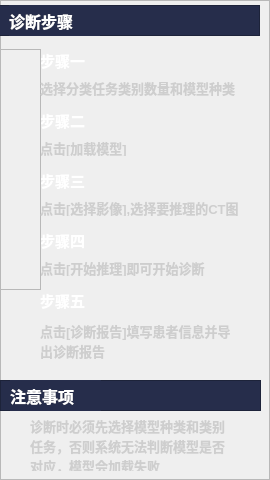
         <widget class="QFrame" name="frame_6">
          <property name="styleSheet">
           <string notr="true">#frame_6{
	border-bottom-right-radius:22px;
	
	/*background-color:rgb(32,33,35);*/
	background-color:rgb(16,18,31);
}</string>
          </property>
          <property name="frameShape">
           <enum>QFrame::StyledPanel</enum>
          </property>
          <property name="frameShadow">
           <enum>QFrame::Raised</enum>
          </property>
          <widget class="QFrame" name="frame_11">
           <property name="geometry">
            <rect>
             <x>-1</x>
             <y>5</y>
             <width>261</width>
             <height>31</height>
            </rect>
           </property>
           <property name="styleSheet">
            <string notr="true">background-color:rgb(38,45,75);</string>
           </property>
           <property name="frameShape">
            <enum>QFrame::StyledPanel</enum>
           </property>
           <property name="frameShadow">
            <enum>QFrame::Raised</enum>
           </property>
           <widget class="QLabel" name="label_3">
            <property name="geometry">
             <rect>
              <x>10</x>
              <y>0</y>
              <width>91</width>
              <height>31</height>
             </rect>
            </property>
            <property name="styleSheet">
             <string notr="true">#label_3{
	font-size:16px;
	font-family:&quot;微软雅黑&quot;;
	font-weight:bold;
	color:white;
}</string>
            </property>
            <property name="text">
             <string>诊断步骤</string>
            </property>
           </widget>
          </widget>
          <widget class="QLabel" name="label_5">
           <property name="geometry">
            <rect>
             <x>40</x>
             <y>50</y>
             <width>51</width>
             <height>21</height>
            </rect>
           </property>
           <property name="styleSheet">
            <string notr="true">QLabel{
	font-size:15px;
	font-family:&quot;微软雅黑&quot;;
	font-weight:bold;
	color:white;
}</string>
           </property>
           <property name="text">
            <string>步骤一</string>
           </property>
          </widget>
          <widget class="QLabel" name="label_6">
           <property name="geometry">
            <rect>
             <x>40</x>
             <y>140</y>
             <width>211</width>
             <height>16</height>
            </rect>
           </property>
           <property name="styleSheet">
            <string notr="true">QLabel{
	font-size:13px;
	font-family:&quot;微软雅黑&quot;;
	font-weight:bold;

	color:rgb(206, 206, 206);
}</string>
           </property>
           <property name="text">
            <string>点击[加载模型]</string>
           </property>
          </widget>
          <widget class="QLabel" name="label_7">
           <property name="geometry">
            <rect>
             <x>40</x>
             <y>110</y>
             <width>51</width>
             <height>21</height>
            </rect>
           </property>
           <property name="styleSheet">
            <string notr="true">QLabel{
	font-size:15px;
	font-family:&quot;微软雅黑&quot;;
	font-weight:bold;
	color:white;
}</string>
           </property>
           <property name="text">
            <string>步骤二</string>
           </property>
          </widget>
          <widget class="QLabel" name="label_13">
           <property name="geometry">
            <rect>
             <x>40</x>
             <y>170</y>
             <width>51</width>
             <height>21</height>
            </rect>
           </property>
           <property name="styleSheet">
            <string notr="true">QLabel{
	font-size:15px;
	font-family:&quot;微软雅黑&quot;;
	font-weight:bold;
	color:white;
}</string>
           </property>
           <property name="text">
            <string>步骤三</string>
           </property>
          </widget>
          <widget class="QLabel" name="label_15">
           <property name="geometry">
            <rect>
             <x>40</x>
             <y>230</y>
             <width>51</width>
             <height>21</height>
            </rect>
           </property>
           <property name="styleSheet">
            <string notr="true">QLabel{
	font-size:15px;
	font-family:&quot;微软雅黑&quot;;
	font-weight:bold;
	color:white;
}</string>
           </property>
           <property name="text">
            <string>步骤四</string>
           </property>
          </widget>
          <widget class="QLabel" name="label_16">
           <property name="geometry">
            <rect>
             <x>40</x>
             <y>260</y>
             <width>211</width>
             <height>16</height>
            </rect>
           </property>
           <property name="styleSheet">
            <string notr="true">QLabel{
	font-size:13px;
	font-family:&quot;微软雅黑&quot;;
	font-weight:bold;

	color:rgb(206, 206, 206);
}</string>
           </property>
           <property name="text">
            <string>点击[开始推理]即可开始诊断</string>
           </property>
          </widget>
          <widget class="QLabel" name="label_17">
           <property name="geometry">
            <rect>
             <x>40</x>
             <y>290</y>
             <width>51</width>
             <height>21</height>
            </rect>
           </property>
           <property name="styleSheet">
            <string notr="true">QLabel{
	font-size:15px;
	font-family:&quot;微软雅黑&quot;;
	font-weight:bold;
	color:white;
}</string>
           </property>
           <property name="text">
            <string>步骤五</string>
           </property>
          </widget>
          <widget class="QLabel" name="label_20">
           <property name="geometry">
            <rect>
             <x>40</x>
             <y>320</y>
             <width>211</width>
             <height>41</height>
            </rect>
           </property>
           <property name="styleSheet">
            <string notr="true">QLabel{
	font-size:13px;
	font-family:&quot;微软雅黑&quot;;
	font-weight:bold;

	color:rgb(206, 206, 206);
}</string>
           </property>
           <property name="text">
            <string>点击[诊断报告]填写患者信息并导
出诊断报告</string>
           </property>
          </widget>
          <widget class="QFrame" name="frame_12">
           <property name="geometry">
            <rect>
             <x>0</x>
             <y>49</y>
             <width>41</width>
             <height>241</height>
            </rect>
           </property>
           <property name="frameShape">
            <enum>QFrame::StyledPanel</enum>
           </property>
           <property name="frameShadow">
            <enum>QFrame::Raised</enum>
           </property>
           <widget class="QLabel" name="label_22">
            <property name="geometry">
             <rect>
              <x>10</x>
              <y>0</y>
              <width>21</width>
              <height>31</height>
             </rect>
            </property>
            <property name="styleSheet">
             <string notr="true"/>
            </property>
            <property name="text">
             <string/>
            </property>
            <property name="pixmap">
             <pixmap>../icons/流程图1.png</pixmap>
            </property>
            <property name="scaledContents">
             <bool>true</bool>
            </property>
           </widget>
           <widget class="QLabel" name="label_21">
            <property name="geometry">
             <rect>
              <x>0</x>
              <y>10</y>
              <width>41</width>
              <height>71</height>
             </rect>
            </property>
            <property name="styleSheet">
             <string notr="true"/>
            </property>
            <property name="text">
             <string/>
            </property>
            <property name="pixmap">
             <pixmap>../icons/流程图2.png</pixmap>
            </property>
            <property name="scaledContents">
             <bool>true</bool>
            </property>
           </widget>
           <widget class="QLabel" name="label_23">
            <property name="geometry">
             <rect>
              <x>10</x>
              <y>60</y>
              <width>21</width>
              <height>31</height>
             </rect>
            </property>
            <property name="styleSheet">
             <string notr="true"/>
            </property>
            <property name="text">
             <string/>
            </property>
            <property name="pixmap">
             <pixmap>../icons/流程图1.png</pixmap>
            </property>
            <property name="scaledContents">
             <bool>true</bool>
            </property>
           </widget>
          </widget>
          <widget class="QLabel" name="label_24">
           <property name="geometry">
            <rect>
             <x>0</x>
             <y>100</y>
             <width>41</width>
             <height>81</height>
            </rect>
           </property>
           <property name="toolTipDuration">
            <number>-8</number>
           </property>
           <property name="styleSheet">
            <string notr="true"/>
           </property>
           <property name="text">
            <string/>
           </property>
           <property name="pixmap">
            <pixmap>../icons/流程图2.png</pixmap>
           </property>
           <property name="scaledContents">
            <bool>true</bool>
           </property>
          </widget>
          <widget class="QLabel" name="label_25">
           <property name="geometry">
            <rect>
             <x>10</x>
             <y>170</y>
             <width>21</width>
             <height>31</height>
            </rect>
           </property>
           <property name="styleSheet">
            <string notr="true"/>
           </property>
           <property name="text">
            <string/>
           </property>
           <property name="pixmap">
            <pixmap>../icons/流程图1.png</pixmap>
           </property>
           <property name="scaledContents">
            <bool>true</bool>
           </property>
          </widget>
          <widget class="QLabel" name="label_26">
           <property name="geometry">
            <rect>
             <x>0</x>
             <y>170</y>
             <width>41</width>
             <height>81</height>
            </rect>
           </property>
           <property name="styleSheet">
            <string notr="true"/>
           </property>
           <property name="text">
            <string/>
           </property>
           <property name="pixmap">
            <pixmap>../icons/流程图2.png</pixmap>
           </property>
           <property name="scaledContents">
            <bool>true</bool>
           </property>
          </widget>
          <widget class="QLabel" name="label_27">
           <property name="geometry">
            <rect>
             <x>10</x>
             <y>230</y>
             <width>21</width>
             <height>31</height>
            </rect>
           </property>
           <property name="styleSheet">
            <string notr="true"/>
           </property>
           <property name="text">
            <string/>
           </property>
           <property name="pixmap">
            <pixmap>../icons/流程图1.png</pixmap>
           </property>
           <property name="scaledContents">
            <bool>true</bool>
           </property>
          </widget>
          <widget class="QLabel" name="label_28">
           <property name="geometry">
            <rect>
             <x>0</x>
             <y>220</y>
             <width>41</width>
             <height>81</height>
            </rect>
           </property>
           <property name="styleSheet">
            <string notr="true">、</string>
           </property>
           <property name="text">
            <string/>
           </property>
           <property name="pixmap">
            <pixmap>../icons/流程图2.png</pixmap>
           </property>
           <property name="scaledContents">
            <bool>true</bool>
           </property>
          </widget>
          <widget class="QLabel" name="label_29">
           <property name="geometry">
            <rect>
             <x>10</x>
             <y>290</y>
             <width>21</width>
             <height>31</height>
            </rect>
           </property>
           <property name="styleSheet">
            <string notr="true"/>
           </property>
           <property name="text">
            <string/>
           </property>
           <property name="pixmap">
            <pixmap>../icons/流程图1.png</pixmap>
           </property>
           <property name="scaledContents">
            <bool>true</bool>
           </property>
          </widget>
          <widget class="QLabel" name="label_18">
           <property name="geometry">
            <rect>
             <x>40</x>
             <y>80</y>
             <width>211</width>
             <height>16</height>
            </rect>
           </property>
           <property name="styleSheet">
            <string notr="true">QLabel{
	font-size:13px;
	font-family:&quot;微软雅黑&quot;;
	font-weight:bold;

	color:rgb(206, 206, 206);
}</string>
           </property>
           <property name="text">
            <string>选择分类任务类别数量和模型种类</string>
           </property>
          </widget>
          <widget class="QLabel" name="label_32">
           <property name="geometry">
            <rect>
             <x>40</x>
             <y>200</y>
             <width>211</width>
             <height>16</height>
            </rect>
           </property>
           <property name="styleSheet">
            <string notr="true">QLabel{
	font-size:13px;
	font-family:&quot;微软雅黑&quot;;
	font-weight:bold;

	color:rgb(206, 206, 206);
}</string>
           </property>
           <property name="text">
            <string>点击[选择影像],选择要推理的CT图</string>
           </property>
          </widget>
          <widget class="QFrame" name="frame_13">
           <property name="geometry">
            <rect>
             <x>0</x>
             <y>380</y>
             <width>261</width>
             <height>31</height>
            </rect>
           </property>
           <property name="styleSheet">
            <string notr="true">background-color:rgb(38,45,75);</string>
           </property>
           <property name="frameShape">
            <enum>QFrame::StyledPanel</enum>
           </property>
           <property name="frameShadow">
            <enum>QFrame::Raised</enum>
           </property>
           <widget class="QLabel" name="label_14">
            <property name="geometry">
             <rect>
              <x>10</x>
              <y>0</y>
              <width>91</width>
              <height>31</height>
             </rect>
            </property>
            <property name="styleSheet">
             <string notr="true">#label_14{
	font-size:16px;
	font-family:&quot;微软雅黑&quot;;
	font-weight:bold;
	color:white;
}</string>
            </property>
            <property name="text">
             <string>注意事项</string>
            </property>
           </widget>
          </widget>
          <widget class="QLabel" name="label_19">
           <property name="geometry">
            <rect>
             <x>30</x>
             <y>420</y>
             <width>211</width>
             <height>51</height>
            </rect>
           </property>
           <property name="styleSheet">
            <string notr="true">QLabel{
	font-size:13px;
	font-family:&quot;微软雅黑&quot;;
	font-weight:bold;

	color:rgb(206, 206, 206);
}</string>
           </property>
           <property name="text">
            <string>诊断时必须先选择模型种类和类别
任务，否则系统无法判断模型是否
对应，模型会加载失败</string>
           </property>
          </widget>
         </widget>
